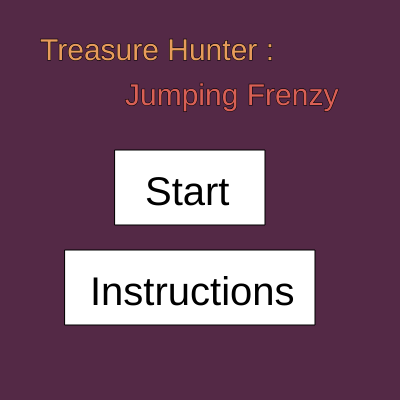
Frame 1 (no input)
Frame 60 (no input): identical to frame 1, image omitted
Frame 120 (the mouse pressed at the canvas centre since frame 60): identical to frame 1, image omitted

The p5.js sketch that drew this single still picture (run headless with seeded random() and noise() and a simulated clock; from frame 60 on, the mouse is pressed at the canvas centre):

// p5.js sketch
// ── sketch.js
class GameObject {
  constructor() {

    this.tilemap = [
      'wwwwwwwwwwwwwwwwwwwwwwwwwwwwwwwwwwwwwwww',
      'w                                      w',
      'wd  d            d                    dw',
      'wwwwwwww   www   wwwww ww      ww  wwwww',
      'w       www                ww          w',
      'w          wwwww   ww          ww      w',
      'w                         d       ww   w',
      'wd        d      ww       w           dw',
      'www       w   w    d                  ww',
      'w   wwwwww         ww     e d     w    w',
      'w         w   w       d   wwwwww      dw',
      'w      ww             ww             www',
      'w        d       w              d ww   w',
      'w        ww d         ww     d  ww     w',
      'w     www   ww               ww        w',
      'wwwww            w    d w              w',
      'w          d      wwwwww   wwd         w',
      'wd wwwwww  w  w             ww         w',
      'ww    w                         ww   p w',
      'wwwwwwwwwwwwwwwwwwwwwwwwwwwwwwwwwwwwwwww',
    ]
    this.game_over = false; // Checking if the game is over
    this.game_won = false; // Checking if the game is won
    this.game_state = false; // Checking if the game has loaded
    this.instructions_state = false; // Checking if the instructions has loaded
    
    this.walls = [];
    this.diamonds = [];
    this.enemies = [];
    this.player;
  }

  initTilemap() {
    for (var i = 0; i< this.tilemap.length; i++) {
        for (var j =0; j < this.tilemap[i].length; j++) {
            switch (this.tilemap[i][j]) {
                case 'w': 
                  this.walls.push(new Wall(j*20, i*20));
                  break; 
                    
                case 'p':
                  this.player = new Player(j*20, i*20);
                  break;
                  
                case 'e': 
                  this.enemies.push(new Enemy(j*20, i*20, 'chase'));
                  break;
                
                case 'd': 
                  this.diamonds.push(new Diamond(j*20, i*20));
                  break;
            }
        }
      }
  }
}

var custom_elements = [];
var player_difference = 0;
var enemy_difference = 0;
var total_score = 20;

// Creates a custom wall element
function customBrick() {
  
  push();
  background(220, 220, 220, 0);
  // strokeWeight(40);
  stroke(205, 84, 75);
  fill(160, 95, 53);
  rect(0, 0, width, height);
  custom_elements.push(get(0, 0, width, height));
  pop();
}

function customPlayer() {
  push();
    background(220, 220, 220, 0);
    push();
      fill(212, 175, 142);
      rect(50, 0, 300, 400); // face
    pop();
  
    push();
      noStroke();
      fill('#5B4343')
      rect(50, 0, 300, 50); // top part of the hat
      rect(0, 50, 400, 50); // bottom part of the hat
    pop();

    push();
      rect(80, 150, 90, 40); // left eye
      rect(230, 150, 90, 40); // right eye
    pop();

    push();
      fill(0);
      if(keyIsDown(RIGHT_ARROW) == true){
        rect(130, 150, 40, 40); // turning right  
      }
      else if(keyIsDown(LEFT_ARROW)){
       rect(80, 150, 40, 40); // turning left 
      }
      else {
        rect(105, 150, 40, 40);
      }
    pop();

    push();
      fill(0);  
      if(keyIsDown(RIGHT_ARROW)  == true){
        rect(280, 150, 40, 40); // turning right
      }
      else if(keyIsDown(LEFT_ARROW)){
        rect(230, 150, 40, 40); // turning left
      }
      else{
        rect(255, 150, 40, 40); // turning left
      }
    pop();

    push();
      fill('#B67A45');
      rect(175, 215, 50, 50); // nose
    pop();

    push();
      fill('#24180E')
      rect(50, 280, 300, 120); // beard
    pop();

    push();
      fill(204, 146, 144);
      noStroke();
      rect(140, 330, 125, 30);
      if(keyIsDown(RIGHT_ARROW)  == true){
        rect(140, 310, 20, 20); // turning right
      }
      else if(keyIsDown(LEFT_ARROW)){
        rect(245, 310, 20, 20); // turning left
      }
    pop();
    custom_elements.push(get(0, 0, width, height));
  pop();
}

function customDiamond() {
  push();
  background(220, 220, 220, 0);
  
  stroke(6, 140, 105);
  strokeWeight(30);
  fill(6, 140, 105);
  
  line(200, 0, 100, 200); // L1
  line(100, 200, 200, 400); // L2
  line(200, 400, 200, 0); // M1
  line(100, 200, 300, 200); // M2
  line(200, 0, 300, 200); // R1
  line(300, 200, 200, 400); // R2
  custom_elements.push(get(0, 0, width, height));
  pop();
}

function customEnemy() {
  push();
    background(220, 220, 220, 0);
    noStroke();
    // fill('#8D5524');
    push();
      fill(212, 175, 142);
      rect(50, 0, 300, 400); // face
    pop();

    push();
      fill(0);
      rect(170, 0, 60, 80);
    pop();

    push();
      fill(0);
      rect(60, 130, 130, 80); // left eye shadow
      rect(210, 130, 130, 80); // right eye shadow
    pop();

    push();
      fill(255, 0, 0);
      rect(50, 190, 40, 20); // left blood stroke 1
      rect(50, 230, 40, 20); // left blood stroke 2
      rect(50, 270, 40, 20); // left blood stroke 3

      rect(310, 190, 40, 20); // right blood stroke 1
      rect(310, 230, 40, 20); // right blood stroke 2
      rect(310, 270, 40, 20); // right blood stroke 3
    pop();

    push();
      rect(80, 150, 90, 40); // left eye
      rect(230, 150, 90, 40); // right eye
    pop();

    push();
      fill(0);
      rect(115, 160, 20, 20); // left pupil
    pop();

    push();
      fill(0);
      rect(265, 160, 20, 20); // right pupil
    pop();

    push();
      fill('#815731');
      rect(175, 215, 50, 50); // nose
    pop();

    push();
      fill('#3E0F0F');
      noStroke();
      rect(140, 330, 125, 30); 
      rect(140, 360, 20, 20);
      rect(245, 360, 20, 20);
    pop();

    push();
      stroke(255);
      strokeWeight(10);
      line(170, 345, 235, 345);
      stroke(0);
      strokeWeight(2);
      line(170, 345, 235, 345);
    pop();
    custom_elements.push(get(0, 0, width, height));
  pop();
}

function customElements() {
  customDiamond();
  customEnemy();
  customPlayer();
  customBrick();
}

// Creates a wall object
class Wall{
  constructor(x, y){
      this.x = x;
      this.y = y;
      this.centerX = x + 10;
      this.centerY = y + 10;
  }

  draw() {
    image(custom_elements[3], this.x, this.y, 20, 20);
  }

}

// Creates a diamond object
class Diamond {
  constructor(x, y) {
      this.x = x;
      this.y = y;
      this.centerX = x + 10;
      this.centerY = y + 10;
      this.stolen = false;
  }

  draw() {
      image(custom_elements[0], this.x, this.y, 20, 20);
  }

  check_theft_by_player() {

      var horizontal_distance = abs((gameObj.player.position.x + 10) - this.centerX);
      var vertical_distance = abs((gameObj.player.position.y + 10) - this.centerY);


      if(horizontal_distance <= 19.99 && vertical_distance <= 19.99) {
          console.log('Diamonds: Collision with player');
          this.stolen = true;

          return true;
      }

      return false;
  }
}

class Player{
  constructor(x, y) {
    this.x = x;
    this.y = y;
    this.centerX = x + 10;
    this.centerY = y + 10;
    this.position = new p5.Vector(x, y);
    this.velocity = new p5.Vector(0, 0);
    this.acceleration = new p5.Vector(0, 0);
    this.force = new p5.Vector(0, 0);
    this.currFrame = frameCount;
    this.jump = 0;
    this.score = 0;
  }

  draw() {
    image(custom_elements[2], this.position.x, this.position.y, 20,20); 
    
    if (keyIsDown(UP_ARROW) && (this.jump === 0)) {
      this.jump = 2;
    }
    
     this.acceleration.set(0, 0);
    }

  applyForce(force) {
    this.acceleration.add(force);
  }

  update() {
    this.acceleration.set(0, 0);
    
    // Going to jump
    if (this.jump === 2) {
      print('Jumped');
      this.applyForce(jumpForce);
      this.jump = 1;
    }
    
    // In air
    if (this.jump > 0){
      print('Player: In air');
      this.applyForce(gravity);
    }
  
    this.velocity.add(this.acceleration);
    
    if (this.position.y < 25) {
        print('Player: Hit the ceiling!');
        this.position.y = 25;
      }
    
    // Landing condition
    if (this.velocity.y > 0 && this.check_collision_with_walls_Y(1)) {
      print('Player: Landed on wall');
      this.position.y -= player_difference;
      player_difference = 0;
      this.velocity.y = 0;
      this.jump = 0;
    }
    
    // Falling condition
    if (this.velocity.y == 0 && !this.check_collision_with_walls_Y(5)){
      print('Player: Falling');
      this.jump = 1;
    }
    
    this.position.add(this.velocity);
    this.acceleration.set(0, 0);
  }
  
  move() {
    var deltaX = 0;

    if (keyIsDown(RIGHT_ARROW) && this.x < 800 - 10){
        deltaX = 5;
    }
    if (keyIsDown(LEFT_ARROW) && this.x > 10){
        deltaX = -5;
    }

    // Checking if player collides in X direction
    if(deltaX != 0 && this.check_collision_with_walls_X(deltaX) == true){
      deltaX = 0;
    }
  
  this.position.x += deltaX;
  }

  check_collision_with_walls_X(deltaX) {
      
    for (var i=0; i < gameObj.walls.length; i++) {

        var horizontal_distance = abs(gameObj.walls[i].centerX - ((this.position.x + 10) + deltaX));
      var vertical_distance = abs(gameObj.walls[i].centerY - ((this.position.y + 10)));


        if(horizontal_distance <= 19.99 && vertical_distance <= 19.99) {
          console.log('Collision with wall, xdist: ' + horizontal_distance);
          return true;
        }
      }

      return false;
  }
    
  check_collision_with_walls_Y(deltaY) {
      
    for (var i=0; i < gameObj.walls.length; i++) {

      var horizontal_distance = abs(gameObj.walls[i].centerX - ((this.position.x + 10)));
        var vertical_distance = abs(gameObj.walls[i].centerY - ((this.position.y + 10) + deltaY));
        
        if(vertical_distance <= 19.99 && horizontal_distance <= 19.99 && gameObj.walls[i].centerY > (this.position.y + 10) + deltaY) {
          console.log('Collision with wall, ydist: ' + vertical_distance);
          player_difference = 19 - vertical_distance;
          return true;
        }      
      }
      return false;
  }
  
}

class wanderState {
  constructor() {
    // this.wanderDist = 0;
    // this.step = new p5.Vector(0,0);
    this.deltaX = 2;
  }
  
  execute(me) {
    
    if (me.jump == 1){
      print('Enemy(wandering): In air');
      me.applyForce(gravity);
      me.velocity.add(me.acceleration);
      me.position.add(me.velocity);
      
      if(me.check_collision_with_walls_Y(5)) {
        me.jump = 0;
        me.acceleration.set(0,0);
        me.velocity.set(0,0);
        me.position.y -= enemy_difference;
        enemy_difference = 0;
      }
    } 
    else {
      // Checking if enemy collides in X direction or falls off the edge
      if(me.check_collision_with_walls_X(this.deltaX) || !me.check_collision_with_walls_Y(5)){
      this.deltaX *= -1;
      me.jump = 0;
    }
  
    me.position.x += this.deltaX;
    }
    
    

    // Checking if it is ready to chase
    if (dist(me.position.x, me.position.y, gameObj.player.position.x, gameObj.player.position.y) < 120) {
        me.changeState(1);
    }
  }
}  // wanderState

class chaseState {
  constructor() {
    this.step = new p5.Vector(0,0);
  }
  
  execute(me) {
    var playerX = gameObj.player.position.x;
    var playerY = gameObj.player.position.y;
    
    // if (dist(playerX, playerY, me.position.x, me.position.y) > 5) {
    this.step.set(playerX - me.position.x, playerY - me.position.y);
    // this.step.normalize();
    // this.step.mult(1);
    this.step.setMag(1); // acceleration of the chase
    // me.velocity.x = this.step.x;
    // me.velocity.y = 0;
    
    // In air
    if (me.jump > 0){
      print('In air');
      me.applyForce(gravity);
    }
    
    me.velocity.add(me.acceleration);

    // Landing condition
    if (me.velocity.y > 0 && me.check_collision_with_walls_Y(1)) {
      print('Enemy: Landed on wall');
      me.position.y -= enemy_difference;
      enemy_difference = 0;
      me.velocity.y = 0;
      me.jump = 0;
    }
    
    // Falling condition
    if (me.velocity.y == 0 && !me.check_collision_with_walls_Y(5)){
      me.jump = 1;
    }
    // Applying velocity
    me.position.add(me.velocity);
    // Increasing the horizontal distance to chase the player
    me.position.x += this.step.x;
    me.acceleration.set(0, 0);


    if (dist(me.position.x, me.position.y, playerX, playerY) > 150) {
      
      // Checking if the player has landed before wandering  
      if( !me.check_collision_with_walls_Y(5)){
        
        // If enemy has not landed, the enemy is in mid-air
        me.jump = 1;
      }
      me.changeState(0);
    }
  }
}

class Enemy{
  constructor(x, y){
        this.x = x;
        this.y = y;
        this.position = new p5.Vector(x, y);
        this.velocity = new p5.Vector(0, 0);
        this.acceleration = new p5.Vector(0, 0);
        this.force = new p5.Vector(0, 0);
        this.dead = false;
        this.state = [new wanderState(), new chaseState()];
        this.currState = 0;
  }

  changeState(x) {
    this.currState = x;
  }
  
  draw() {
    image(custom_elements[1], this.position.x, this.position.y, 20, 20);
    
    this.acceleration.set(0, 0);
  }

  applyForce(force) {
    this.acceleration.add(force);
  }
  
  check_collision_with_walls_X(deltaX) {
      
    for (var i=0; i < gameObj.walls.length; i++) {

        var horizontal_distance = abs(gameObj.walls[i].centerX - ((this.position.x + 10) + deltaX));
      var vertical_distance = abs(gameObj.walls[i].centerY - ((this.position.y + 10)));


        if(horizontal_distance <= 19.99 && vertical_distance <= 19.99) {
          console.log('Collision with wall, xdist: ' + horizontal_distance);
          return true;
        }
      }

      return false;
  }
    
  check_collision_with_walls_Y(deltaY) {
      
    for (var i=0; i < gameObj.walls.length; i++) {

      var horizontal_distance = abs(gameObj.walls[i].centerX - ((this.position.x + 10)));
      var vertical_distance = abs(gameObj.walls[i].centerY - ((this.position.y + 10) + deltaY));
        
        if(vertical_distance <= 19.99 && horizontal_distance <= 19.99 && gameObj.walls[i].centerY > (this.position.y + 10) + deltaY) {
          console.log('Enemy: Collision with wall, ydist: ' + vertical_distance);
          enemy_difference = 19 - vertical_distance;
          return true;
        }      
      }
      return false;
  }
  
  check_collision_with_player() {

        var vertical_distance = abs(gameObj.player.position.y + 10 - (this.position.y));
        var horizontal_distance = abs(gameObj.player.position.x + 10 - (this.position.x));

        if(vertical_distance <= 19.99 && horizontal_distance <= 19.99) {
            print('Enemies: Collision with player');
            gameObj.game_over = true;
            gameObj.game_state = false;
            
            return true;
        }

        return false;
    }
}



var gravity, walkForce, backForce, jumpForce, jumpForce2;
// function keyPressed() {
//   if ((keyCode === 32) && (gameObj.player.jump === 0)) {
//     gameObj.player.jump = 2;
//   }
// }

function keyReleased() {
  if (keyCode === RIGHT_ARROW) {
    gameObj.player.walkForward = 0;
  }
  else if (keyCode === LEFT_ARROW) {
    gameObj.player.walkBackward = 0;
  }
}

class StartScreen{
  constructor(x, y){
      this.x = x;
      this.y = y;
  }

  draw() {
      push();
        background('#542946');
        
        push();
          fill('#E89C5B');
          stroke(0);
          textSize(30);
          text('Treasure Hunter :', this.x + 80 - 40, this.y + 35 + 25);
          fill('#D96055');
          text('Jumping Frenzy', this.x + 85 + 40, this.y + 80 + 25)
        pop();
        push();
          fill(255);
          rect(this.x + button1_start_x, this.y + button1_start_y, 150, 75);
          fill(0);
          textSize(40);
          text("Start", this.x + button1_start_x + 30, this.y + button1_start_y + 55);
        pop();
        push();
        fill(255);
          rect(this.x + button2_start_x, this.y + button2_start_y, 250, 75);
          fill(0);
          textSize(40);
          text("Instructions", this.x + button2_start_x + 25, this.y + button2_start_y + 55);
        pop();
      pop();
    
    this.checkStartButton();
    this.checkInstructionsButton();
      
  }

  drawInstructions() {
    rectMode(CORNER);
    push();
      fill(0);
      stroke(0);
      textSize(40);
      text('Instructions', 100, 70);
      textSize(14);
      text("1. Player moves with (left or right) arrow keys", 20, 120);
      text("2. Player jumps with (up) arrow key", 20, 165);
      text("3. Obtain all the prizes to win", 20, 210);
      text("4. You lose if the enemy catches you", 20, 255);
      text("5. You can't pass through the walls", 20, 300);

      fill(255);
      rect(115, 285, 150, 75);
      fill(0);
      textSize(40);
      text('Return', 127.5, 337.5);
    pop();

    this.checkReturnButton();
  }

  checkStartButton() {
    if (mouseX > button1_start_x &&
      mouseY > button1_start_y &&
      mouseX < button1_end_x &&
      mouseY < button1_end_y) {
        
      // Focusing on the start button.
      overBox_start = true;
    }
    else {
        overBox_start = false;
    }
  }

  checkInstructionsButton() {
    if (mouseX > button2_start_x &&
      mouseY > button2_start_y &&
      mouseX < button2_end_x &&
      mouseY < button2_end_y) {
        
      // Focusing on the instructions button.
      overBox_instructions = true;
    }
    else {
        overBox_instructions = false;
    }
  }

  checkReturnButton() {

    if (mouseX > button3_start_x &&
      mouseY > button3_start_y &&
      mouseX < button3_end_x &&
      mouseY < button3_end_y) {
        
      // Focusing on the instructions button.
      overBox_instructions = false;
    }
    else {
      overBox_instructions = true;
    }
    //exits to start_screen
  }

}

// Start button dimensions
var button1_start_x = 115;
var button1_start_y = 150;
var button1_end_x = 265;
var button1_end_y = 225;

// Instructions button dimensions
var button2_start_x = 65;
var button2_start_y = 250;
var button2_end_x = 315;
var button2_end_y = 325;

// Return button dimensions
var button3_start_x = 115;
var button3_start_y = 285;
var button3_end_x = 250;
var button3_end_y = 360;

// Flags for buttons
var overBox_start = false; // Checking focus on button start
var overBox_instructions = false; // Checking focus on button instructions
var overBox_gameover = false; // Checking focus on return button on game over page

// Instances of classes
var start_screen; // Instance of start screen
var gameObj; // Instance of game object

// Checking if the mouse is pressed while the cursor is over the logo i.e. overBox is true.
// If yes, the game is loaded.
function mousePressed() {
  
  if (overBox_start) {
    gameObj.game_state = true;
  } else {
    gameObj.game_state = false;
  }

  if (overBox_instructions) {
    gameObj.instructions_state = true;
  } else {
    gameObj.instructions_state = false;
  }

  if(overBox_gameover) {
    gameObj.game_over = true;
  } else {
    gameObj.game_over = false;
  }
}

function setup() {
  createCanvas(400, 400);

  start_screen = new StartScreen(0,0);
  gameObj = new GameObject();
  
  customElements();
  gameObj.initTilemap();

  gravity = new p5.Vector(0, 0.15);
  walkForce = new p5.Vector(0.1, 0);
  backForce = new p5.Vector(-0.1, 0);
  jumpForce = new p5.Vector(0, -4);
  // jumpForce2 = new p5.Vector(0, -0.4);
}

function draw_walls() {
  for (var i=0; i < gameObj.walls.length; i++) {
    gameObj.walls[i].draw();
  }
}

function draw_diamonds() {
  var intact_diamonds = 0;
    for (var i=0; i < gameObj.diamonds.length; i++) {
        if(!gameObj.diamonds[i].stolen) {
          gameObj.diamonds[i].draw();
            intact_diamonds++;
        }
    }
    gameObj.player.score = total_score - intact_diamonds;
}

function draw_enemies() {
    for (var i=0; i < gameObj.enemies.length; i++) {
        if(!gameObj.enemies[i].dead) {
          gameObj.enemies[i].draw();
          gameObj.enemies[i].state[gameObj.enemies[i].currState].execute(gameObj.enemies[i]);
          // gameObj.enemies[i].move();
          // gameObj.enemies[i].chase();
        }
    }
}

function draw() {
  background(220);

  if (!(gameObj.game_state || gameObj.instructions_state || gameObj.game_over))
  {
    start_screen.draw();
  }
  else if(gameObj.instructions_state)
  {   
    start_screen.drawInstructions();
  }
  else if(gameObj.game_over)
    {
        // Reinitializing the game
        gameObj.walls = [];
        // gameObj.vertical_enemies = [];
        // gameObj.horizontal_enemies = [];
        gameObj.enemies = [];
        gameObj.diamonds = [];
        gameObj.initTilemap();
        overBox_start = false;
        gameObj.player.score = 0;
      
        rectMode(CORNER);
        push();
          background(100, 135, 152);
        if (!gameObj.game_won){
          push();
            fill(21, 53, 68);
            textSize(40);
            text('Game Over!', width/2 - 100, height/2 - 45);
          pop(); 
        }
        else{
          push();
            fill(21, 53, 68);
            textSize(40);
            text('Game Won!', width/2 - 100, height/2 - 45);
          pop(); 
        }
        push();
          fill(255);
          rect(115, 285, 150, 75);
          fill(0);
          textSize(40);
          text('Return', 127.5, 337.5);
        pop();  
      pop();

        if (mouseX > 115 &&
            mouseY > 285 &&
            mouseX < 250 &&
            mouseY < 360) {
              
            // Focusing on the instructions button.
            overBox_gameover = false;
        }
        else {
            overBox_gameover = true;
        }
        //exits to start_screen
    }
  else if(gameObj.game_state) {
    
    push();
    // Player's position is initialized in the map to be at the right side
    if(gameObj.player.position.x > width/2) {
      // If player's position is in the right side, then shift immediately
      if (gameObj.player.position.x > 600) {
        translate(-400,0);
      } else {
        // Shifts the left side of the map (origin) to the left by the change in distance from mid-section of the screen
        translate(width/2 - gameObj.player.position.x, 0);
      }
    }
    
    draw_walls();
    draw_diamonds();
    draw_enemies();
    gameObj.player.draw();
    gameObj.player.update();
    gameObj.player.move();
    
    for (var i=0; i < gameObj.enemies.length; i++) {
          if(!gameObj.enemies[i].dead) {
            gameObj.enemies[i].check_collision_with_player();
          }
    }

    for (var i=0; i < gameObj.diamonds.length; i++) {
            
      gameObj.diamonds[i].check_theft_by_player();
    }
    pop();

    push();
        textSize(20);
        fill('#542946');
        text('Score:  ' + gameObj.player.score, 300, 18);
    pop();
    if (gameObj.player.score == 20) {
      gameObj.game_won = true;
      gameObj.game_over = true;
    }
  }
}
